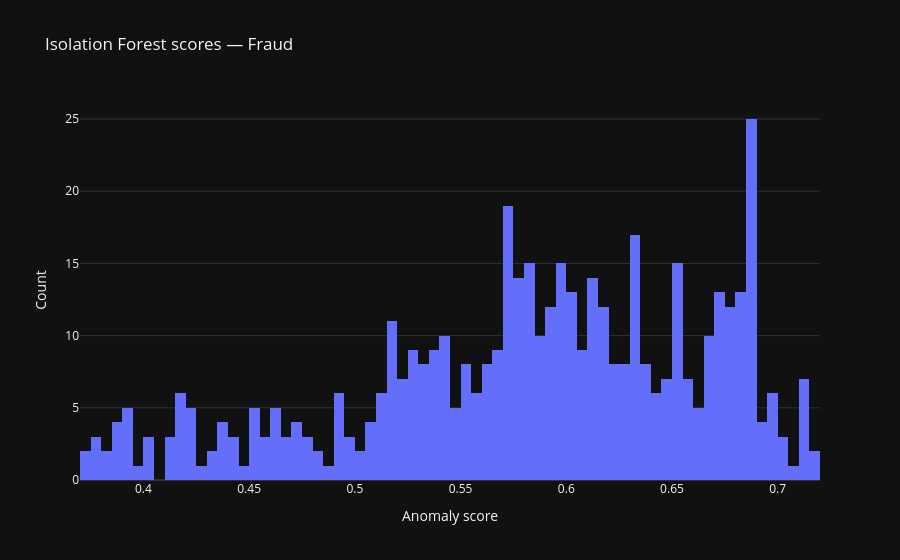

The code cell stored with this chart in its notebook:
### Code cell
fig = go.Figure()

fig.add_trace(go.Histogram(
    x=scores[y == 1],
    nbinsx=100,
    name='Fraud'
))

fig.update_layout(
    title='Isolation Forest scores — Fraud',
    xaxis_title='Anomaly score',
    yaxis_title='Count',
)

fig.show()

### Figure 1 — Plotly figure (JSON) as saved in the notebook; plotly's stock layout.template omitted (floating-point values rounded to 4 significant figures; data arrays with more than 128 entries replaced by an {"elided": "..."} marker saying what was removed)
{"data": [{"name": "Fraud", "nbinsx": 100, "x": {"elided": "492 float values"}, "type": "histogram"}], "layout": {"title": {"text": "Isolation Forest scores — Fraud"}, "xaxis": {"title": {"text": "Anomaly score"}}, "yaxis": {"title": {"text": "Count"}}}}
